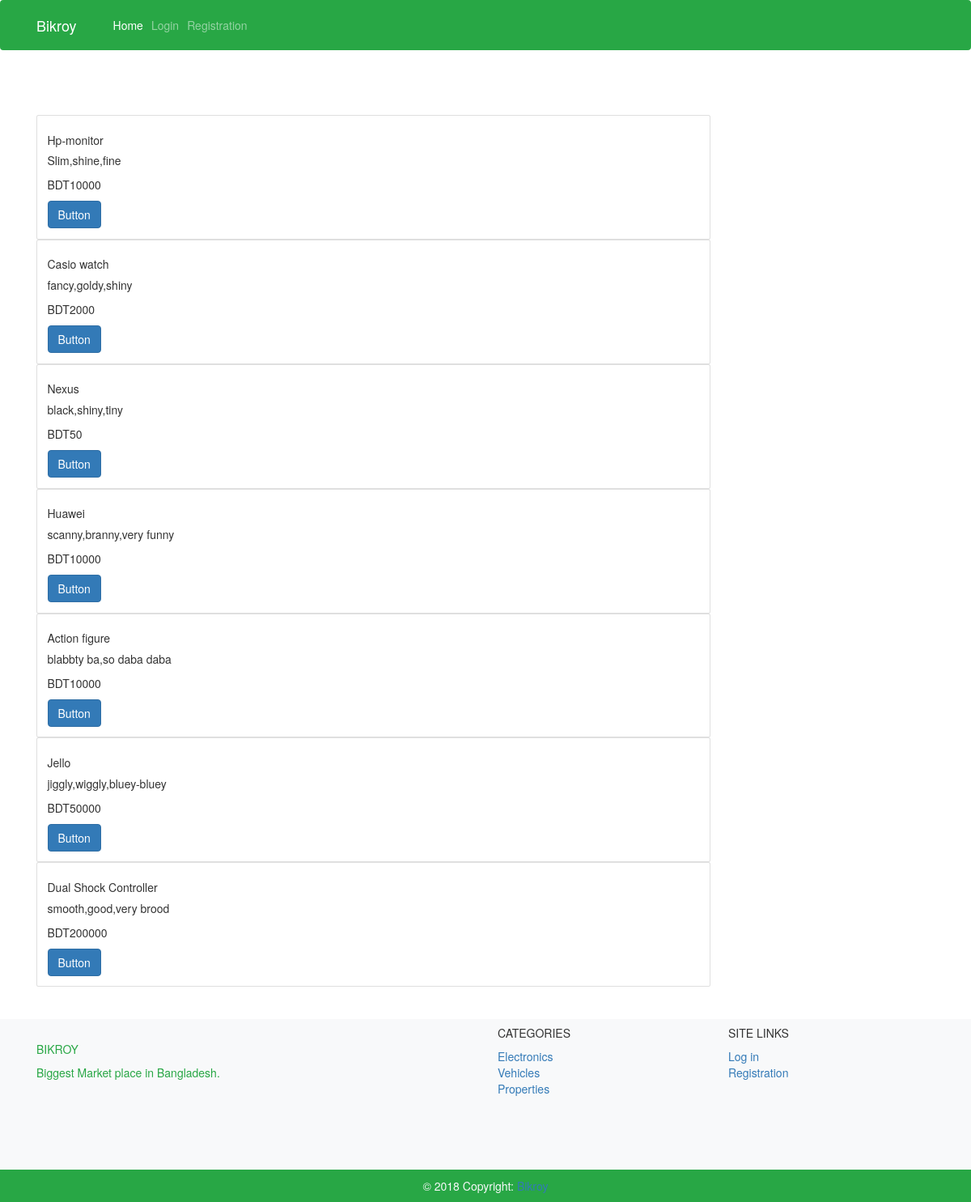
Before: /allpost/ with the older database file.
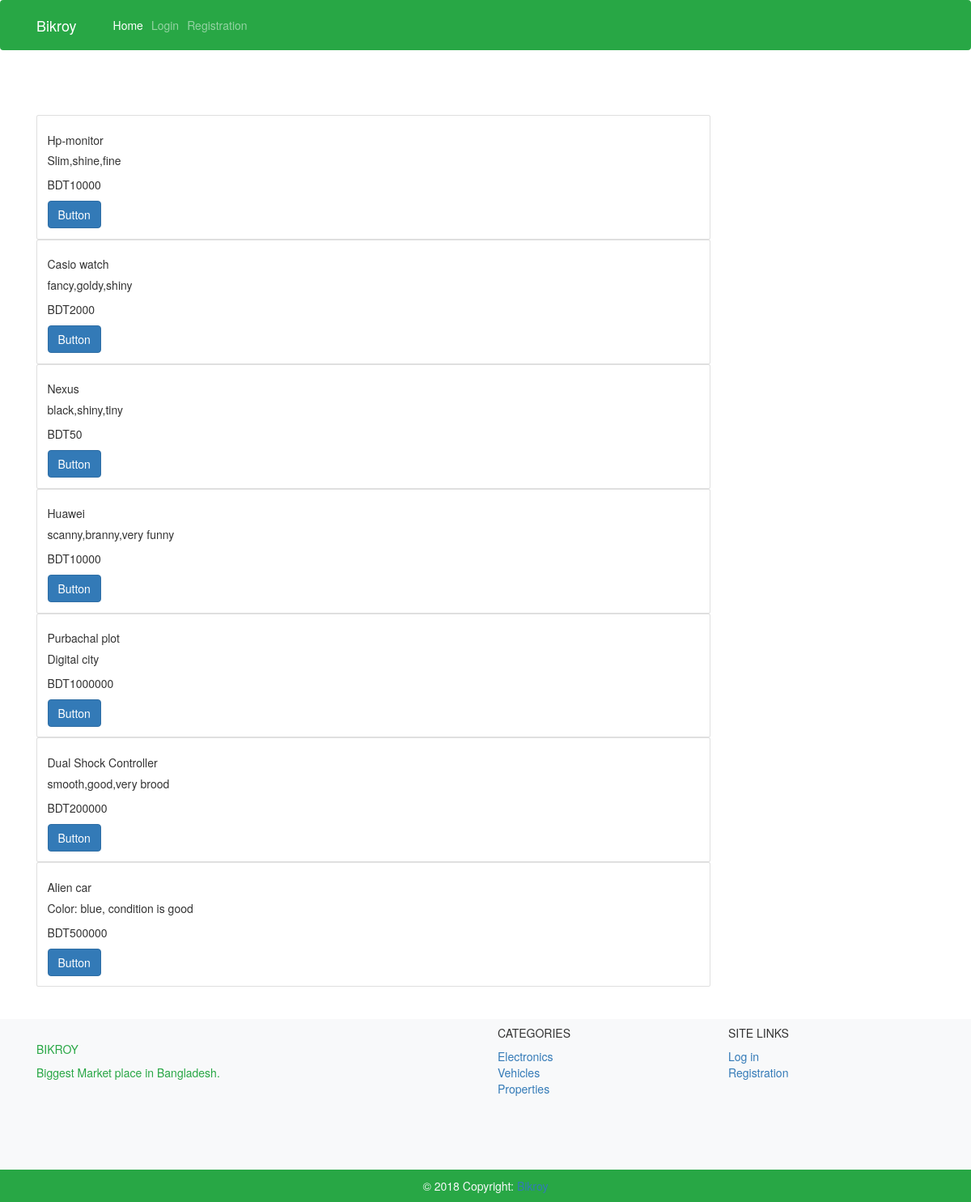
After: the same page with the newer database file.
### product/models.py (models this page shows, shortened)
class UserProduct(models.Model):
    product_title = models.CharField(max_length=100)
    product_description = models.TextField()
    product_price = models.PositiveIntegerField() # from 0-2147483647
    price_negotiable = models.CharField(max_length=50) # No or Yes or little
    product_usage_age = models.CharField(max_length=200) # brand_new or 7 days or 6 months
    product_warranty = models.CharField(max_length=100) # 1 year or 4 months or none
    product_category = models.CharField(max_length=50)
    product_image = models.FileField(upload_to = 'product_image/', default = 'product_image/no_image.png')
    seller_name = models.CharField(max_length=200)
    seller_location = models.CharField(max_length=200)
    seller_email = models.EmailField(max_length=254)
    seller_phone = models.CharField(max_length=30)
    seller_city = models.CharField(max_length = 100)
    date_published = models.DateTimeField(auto_now=True)
    product_display_last_date = models.DateField(auto_now=False, auto_now_add=False) # date after which this product would not be shown in website.

### product/views.py (the view)
# urls.py: path('allpost/',views.allpost,name = 'allpost'),
def allpost(request,pk = None):
	if(pk):
		allpost = UserProduct.objects.filter(seller_city = pk)
		return render(request,'product/allpost.html',{'posts':allpost})
	else:
		allpost = UserProduct.objects.all()
		return render(request,'product/allpost.html',{'posts':allpost})

### product/templates/product/allpost.html
{% extends 'base.html' %}
{% block content %}
<div class="container">
{% for post in posts %}
<div class="card w-75">
  <div class="card-body">
    <h5 class="card-title">{{post.product_title}}</h5>
    <p class="card-text">{{post.product_description}}</p>
    <p class="card-text">BDT{{post.product_price}}</p>
    <a href="#" class="btn btn-primary">Button</a>
  </div>
</div>
{% endfor %}
</div>
{% endblock %}

### templates/base.html (shortened to what this page needs)
<!doctype html>
<html lang="en">
  <head>
    <link rel="stylesheet" href="https://stackpath.bootstrapcdn.com/bootstrap/4.2.1/css/bootstrap.min.css">
    <link rel="stylesheet" href="https://maxcdn.bootstrapcdn.com/bootstrap/3.3.7/css/bootstrap.min.css">
    <link rel="stylesheet" href="https://use.fontawesome.com/releases/v5.7.0/css/all.css">
  </head>
  <body>
    <nav class="navbar navbar-expand-lg navbar-dark bg-success">
      <div class= container>
  <a class="navbar-brand" href="#">Bikroy</a>
  <div class="collapse navbar-collapse" id="navbarTogglerDemo02">
    <ul class="navbar-nav mr-auto mt-2 mt-lg-0">
      <li class="nav-item active">
        <a class="nav-link" href="{% url 'home' %}">Home <span class="sr-only">(current)</span></a>
      </li>
      {% if user.is_authenticated %}
      <li class="nav-item">
        <a class="nav-link" href="{% url 'user_logout' %}">Logout</a>
      </li>
      {% else %}
      <li class="nav-item">
        <a class="nav-link" href="{% url 'user_login' %}">Login</a>
      </li>
      <li class="nav-item">
        <a class="nav-link" href="{% url 'user_register' %}">Registration</a>
      </li>
      {% endif %}
    </ul>
  </div>
  </div>
</nav>
<br>
<br>
<br>
    {% block content%}
    {% endblock %}
    <br>
    <br>
    <footer class="page-footer font-small bg-light">
        <div class="container text-center text-md-left">
          <div class="row">
            <div class="col-md-6 mt-md-0 mt-3">
              <br>
              <h5 class="text-uppercase text-success">Bikroy</h5>
              <p class="text-success">Biggest Market place in Bangladesh.</p>
            </div>
            <div class="col-md-3 mb-md-0 mb-3">
                <h5 class="text-uppercase">categories</h5>
                <ul class="list-unstyled">
                  <li>
                    <a href="{% url 'categoryPost' category='Electronics'%}">Electronics</a>
                  </li>
                  <li>
                    <a href="{% url 'categoryPost' category='Vehicles'%}">Vehicles</a>
                  </li>
                  <li>
                    <a href="{% url 'categoryPost' category='Properties'%}">Properties</a>
                  </li>
                </ul>
              </div>
              <div class="col-md-3 mb-md-0 mb-3">
                <h5 class="text-uppercase">site links</h5>
                <ul class="list-unstyled">
                  <li>
                    <a href="{% url 'user_login' %}">Log in</a>
                  </li>
                  <li>
                    <a href="{% url 'user_register' %}">Registration</a>
                  </li>
                </ul>
              </div>
          </div>
        </div>
        <br>
        <br>
        <br>
        <br>
        <div class="footer-copyright text-center py-3 bg-success text-light">© 2018 Copyright:
          <a href="https://mdbootstrap.com/education/bootstrap/"> Bikroy</a>
        </div>
      </footer>
  </body>
</html>

Changed rows visible on the page:
removed UserProduct: product_title "Action figure", product_description "blabbty ba,so daba daba", product_price "10000"
changed UserProduct: product_title "Jello" → "Purbachal plot"; product_description "jiggly,wiggly,bluey-bluey" → "Digital city"; product_price "50000" → "1000000"
added UserProduct: product_title "Alien car", product_description "Color: blue, condition is good", product_price "500000"
